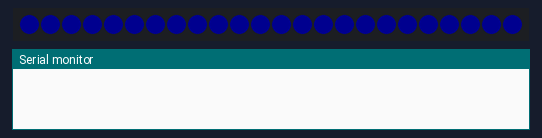
Simulated run of this sketch. Board: Arduino Uno, built with avr-gcc and run on an emulated ATmega328P. On the bench: 24 RGB LEDs in strip order, left to right, the last lines printed to the serial monitor. Dim RGB values are drawn brighter than linear.

Above: at 0.15 s.
At 16.08 s:
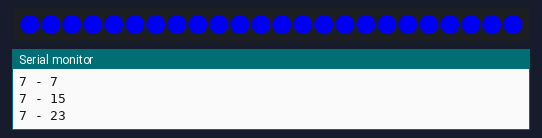
At 38.12 s:
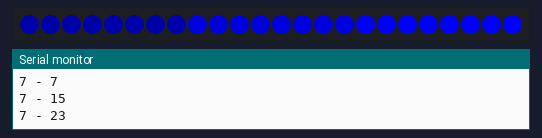

The sketch:

sketch_feb01a.ino
```cpp
#include "FastLED.h"

#define NUM_LEDS 24
#define DATA_PIN 5
#define CLOCK_PIN 13

// Define the array of leds
CRGB leds[NUM_LEDS];

int fadeAmount = 5;
int brightness = 0;
int off = 255;
int minimun = 210;
int medium = 100;
int maximun = 0;

void setup() {
  FastLED.addLeds<NEOPIXEL, DATA_PIN>(leds, NUM_LEDS);
  Serial.begin(115200);

}

void fadeOut() {
  brightness = 0;
  while (brightness < 240) {
    for (int i = 0; i < NUM_LEDS; i++ ) {
      leds[i].setRGB(0, 0, 255);
      leds[i].fadeLightBy(brightness);
    }
    FastLED.show();
    brightness = brightness + fadeAmount;
    delay(30);
  }
}

void fadeIn() {
  brightness = 240;
  while (brightness > 0) {
    for (int i = 0; i < NUM_LEDS; i++ ) {
      leds[i].setRGB(0, 0, 255);
      leds[i].fadeLightBy(brightness);
    }
    FastLED.show();
    brightness = brightness - fadeAmount;
    delay(30);
  }
}

void fade(int repetitions) {
  for (int i = 0; i < repetitions; i++ ) {
    fadeIn();
    fadeOut();
  }
}

void wheel(int repetitions) {
  int delayInterval = 70;
  for (int repeat = 0; repeat < repetitions; repeat++ ) {
    for (int i = 0; i < 8; i++ ) {
      Serial.print(i);
      Serial.print(" - ");
      Serial.println(i);
      leds[i] = CRGB::Blue;
      leds[i].fadeLightBy(maximun);

      Serial.print(i);
      Serial.print(" - ");
      Serial.println(i + 8);
      leds[i + 8] = CRGB::Blue;
      leds[i + 8].fadeLightBy(minimun);

      Serial.print(i);
      Serial.print(" - ");
      Serial.println(i + 16);
      leds[i + 16] = CRGB::Blue;
      leds[i + 16].fadeLightBy(medium);
      FastLED.show();
      delay(delayInterval);
    }

    for (int i = 0; i < 8; i++ ) {
      Serial.print(i);
      Serial.print(" - ");
      Serial.println(i);
      leds[i] = CRGB::Blue;
      leds[i].fadeLightBy(medium);

      Serial.print(i);
      Serial.print(" - ");
      Serial.println(i + 8);
      leds[i + 8] = CRGB::Blue;
      leds[i + 8].fadeLightBy(maximun);

      Serial.print(i);
      Serial.print(" - ");
      Serial.println(i + 16);
      leds[i + 16] = CRGB::Blue;
      leds[i + 16].fadeLightBy(minimun);
      FastLED.show();
      delay(delayInterval);
    }

    for (int i = 0; i < 8; i++ ) {
      Serial.print(i);
      Serial.print(" - ");
      Serial.println(i);
      leds[i] = CRGB::Blue;
      leds[i].fadeLightBy(minimun);

      Serial.print(i);
      Serial.print(" - ");
      Serial.println(i + 8);
      leds[i + 8] = CRGB::Blue;
      leds[i + 8].fadeLightBy(medium);

      Serial.print(i);
      Serial.print(" - ");
      Serial.println(i + 16);
      leds[i + 16] = CRGB::Blue;
      leds[i + 16].fadeLightBy(maximun);
      FastLED.show();
      delay(delayInterval);
    }
  }
}
void loop() {
  fade(1);
  fadeIn();
  wheel(3);
  fadeOut();
  fade(1);
}
```
